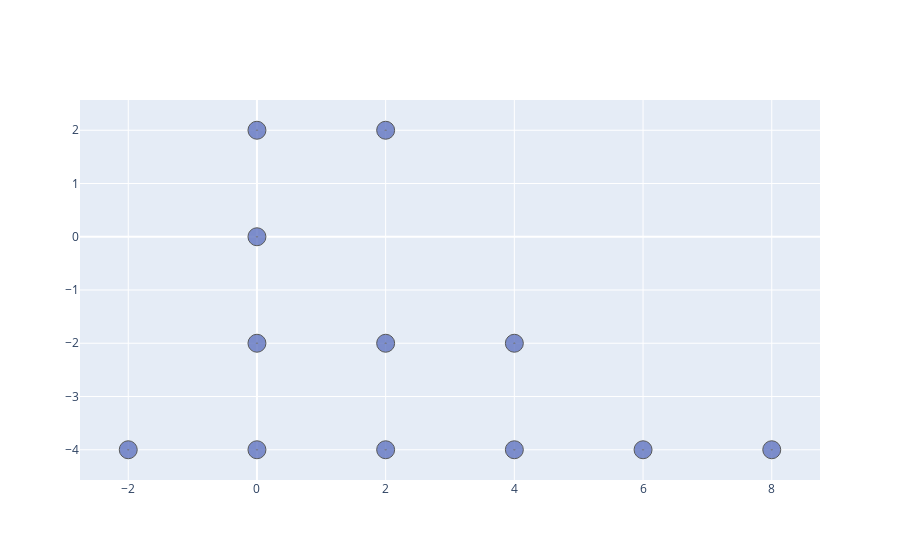

Write notebook code for a chart like this one.
### Code cell
fig = go.Figure()
# fig.add_trace(go.Scatter(x=Xe,
#                    y=Ye,
#                    mode='lines',
#                    line=dict(color='rgb(210,210,210)', width=1),
#                    hoverinfo='none'
#                    ))
fig.add_trace(go.Scatter(y=Yn,
                  x=Xn,
                  mode='markers',
                  name='bla',
                  marker=dict(symbol='circle-dot',
                                size=18,
                                color='#6175c1',    #'#DB4551',
                                line=dict(color='rgb(50,50,50)', width=1)
                                ),
                  text=labels,
                  hoverinfo='text',
                  opacity=0.8
                  ))
fig.show()

### Figure 1 — Plotly figure (JSON) as saved in the notebook; plotly's stock layout.template omitted (floating-point values rounded to 4 significant figures)
{"data": [{"hoverinfo": "text", "marker": {"color": "#6175c1", "line": {"color": "rgb(50,50,50)", "width": 1}, "size": 18, "symbol": "circle-dot"}, "mode": "markers", "name": "bla", "opacity": 0.8, "text": ["day", "eat", "evening", "sunday", "morning", "saturday", "hour", "night", "rag", "evening_hour", "weekend", "morning_hour"], "type": "scatter", "x": [0, 0, 0, -2, 0, 2, 2, 2, 4, 8, 4, 6], "y": [0, 2, -2, -4, -4, -4, 2, -2, -2, -4, -4, -4]}], "layout": {}}
